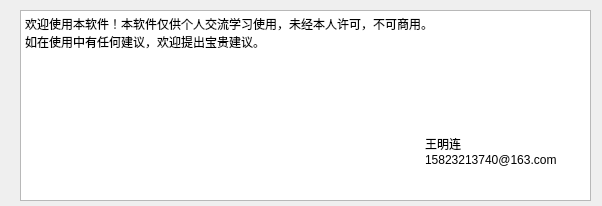
<?xml version="1.0" encoding="UTF-8"?>
<ui version="4.0">
 <class>SQL_HELPER</class>
 <widget class="QWidget" name="SQL_HELPER">
  <property name="geometry">
   <rect>
    <x>0</x>
    <y>0</y>
    <width>602</width>
    <height>206</height>
   </rect>
  </property>
  <property name="windowTitle">
   <string>关于</string>
  </property>
  <widget class="QTextEdit" name="textEdit">
   <property name="geometry">
    <rect>
     <x>20</x>
     <y>10</y>
     <width>571</width>
     <height>191</height>
    </rect>
   </property>
   <property name="html">
    <string>&lt;!DOCTYPE HTML PUBLIC &quot;-//W3C//DTD HTML 4.0//EN&quot; &quot;http://www.w3.org/TR/REC-html40/strict.dtd&quot;&gt;
&lt;html&gt;&lt;head&gt;&lt;meta name=&quot;qrichtext&quot; content=&quot;1&quot; /&gt;&lt;style type=&quot;text/css&quot;&gt;
p, li { white-space: pre-wrap; }
&lt;/style&gt;&lt;/head&gt;&lt;body style=&quot; font-family:'SimSun'; font-size:9pt; font-weight:400; font-style:normal;&quot;&gt;
&lt;p style=&quot; margin-top:0px; margin-bottom:0px; margin-left:0px; margin-right:0px; -qt-block-indent:0; text-indent:0px;&quot;&gt;欢迎使用本软件！本软件仅供个人交流学习使用，未经本人许可，不可商用。&lt;/p&gt;
&lt;p style=&quot; margin-top:0px; margin-bottom:0px; margin-left:0px; margin-right:0px; -qt-block-indent:0; text-indent:0px;&quot;&gt;如在使用中有任何建议，欢迎提出宝贵建议。&lt;/p&gt;
&lt;p style=&quot;-qt-paragraph-type:empty; margin-top:0px; margin-bottom:0px; margin-left:0px; margin-right:0px; -qt-block-indent:0; text-indent:0px;&quot;&gt;&lt;br /&gt;&lt;/p&gt;
&lt;p style=&quot;-qt-paragraph-type:empty; margin-top:0px; margin-bottom:0px; margin-left:0px; margin-right:0px; -qt-block-indent:0; text-indent:0px;&quot;&gt;&lt;br /&gt;&lt;/p&gt;
&lt;p style=&quot;-qt-paragraph-type:empty; margin-top:0px; margin-bottom:0px; margin-left:0px; margin-right:0px; -qt-block-indent:0; text-indent:0px;&quot;&gt;&lt;br /&gt;&lt;/p&gt;
&lt;p style=&quot;-qt-paragraph-type:empty; margin-top:0px; margin-bottom:0px; margin-left:0px; margin-right:0px; -qt-block-indent:0; text-indent:0px;&quot;&gt;&lt;br /&gt;&lt;/p&gt;
&lt;p style=&quot;-qt-paragraph-type:empty; margin-top:0px; margin-bottom:0px; margin-left:0px; margin-right:0px; -qt-block-indent:0; text-indent:0px;&quot;&gt;&lt;br /&gt;&lt;/p&gt;
&lt;p style=&quot;-qt-paragraph-type:empty; margin-top:0px; margin-bottom:0px; margin-left:0px; margin-right:0px; -qt-block-indent:0; text-indent:0px;&quot;&gt;&lt;br /&gt;&lt;/p&gt;
&lt;p style=&quot; margin-top:0px; margin-bottom:0px; margin-left:0px; margin-right:0px; -qt-block-indent:0; text-indent:0px;&quot;&gt;					王明连&lt;/p&gt;
&lt;p style=&quot; margin-top:0px; margin-bottom:0px; margin-left:0px; margin-right:0px; -qt-block-indent:0; text-indent:0px;&quot;&gt;					15823213740@163.com&lt;/p&gt;&lt;/body&gt;&lt;/html&gt;</string>
   </property>
  </widget>
 </widget>
 <resources/>
 <connections/>
</ui>
